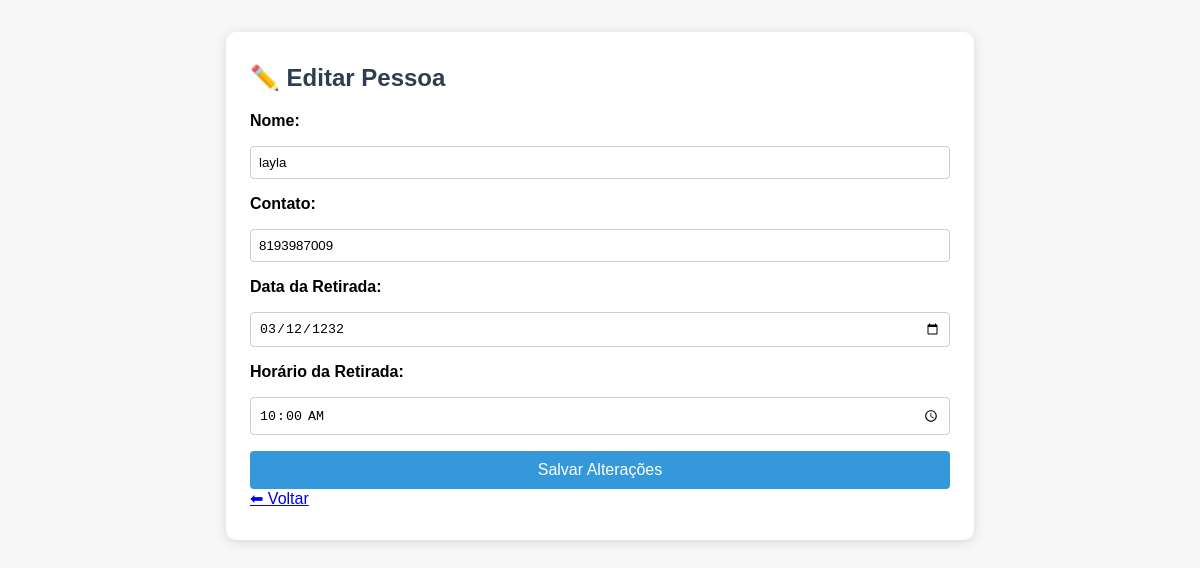
The page /pessoas/edit/18 on the database its author committed.
### tables this page shows
CREATE TABLE pessoas (
            id INTEGER PRIMARY KEY AUTOINCREMENT,
            nome TEXT NOT NULL,
            contato TEXT
        , data_retirada TEXT, hora_retirada TEXT);

### app.py (the view, shortened to what this page needs)
@app.route('/pessoas/edit/<int:id>', methods=['GET', 'POST'])
@no_cache
def edit_pessoa(id):
    conn = get_db_connection()
    cursor = conn.cursor()
    pessoa = cursor.execute('SELECT * FROM pessoas WHERE id = ?', (id,)).fetchone()
    conn.close()
    if pessoa is None:
        return 'Pessoa não encontrada', 404
    return render_template('pessoas_edit.html', pessoa=pessoa)

### app.py (called while the page is built)
def get_db_connection():
    conn = sqlite3.connect('database.db')
    conn.row_factory = sqlite3.Row
    return conn

def no_cache(view):
    @wraps(view)
    def no_cache_view(*args, **kwargs):
        response = make_response(view(*args, **kwargs))
        response.headers['Cache-Control'] = 'no-store, no-cache, must-revalidate, max-age=0'
        response.headers['Pragma'] = 'no-cache'
        response.headers['Expires'] = '0'
        return response
    return no_cache_view

### templates/pessoas_edit.html (shortened to what this page needs)
<!DOCTYPE html>
<html lang="pt-br">
<head>
  <link rel="stylesheet" href="{{ url_for('static', filename='style.css') }}">
</head>
<body>
  <main>
    <h2>✏️ Editar Pessoa</h2>
    <form action="{{ url_for('edit_pessoa', id=pessoa['id']) }}" method="post">
  <label for="nome">Nome:</label>
  <input id="nome" name="nome" value="{{ pessoa['nome'] }}" required />
  <label for="contato">Contato:</label>
  <input id="contato" name="contato" value="{{ pessoa['contato'] }}" />
  <label for="data_retirada">Data da Retirada:</label>
  <input id="data_retirada" name="data_retirada" type="date" value="{{ pessoa['data_retirada'] }}" required />
  <label for="hora_retirada">Horário da Retirada:</label>
  <input id="hora_retirada" name="hora_retirada" type="time" value="{{ pessoa['hora_retirada'] }}" required />
  <button type="submit">Salvar Alterações</button>
</form>
    <a href="{{ url_for('pessoas') }}">⬅ Voltar</a>
  </main>
</body>
</html>

### templates/pessoas_edit.html (style rules this page uses)
body { font-family: Arial, sans-serif; background: #f7f7f7; margin: 0; padding: 0; min-height: 100vh; display: flex; flex-direction: column; align-items: center; }
main { width: 100%; max-width: 700px; margin: 32px auto; background: #fff; border-radius: 10px; box-shadow: 0 2px 12px #0002; padding: 32px 24px; }
h2 { color: #2c3e50; margin-top: 0; }
form { display: flex; flex-direction: column; gap: 16px; }
label { font-weight: bold; }
input { padding: 8px; border: 1px solid #ccc; border-radius: 4px; }
button { background: #3498db; color: #fff; border: none; padding: 10px 20px; border-radius: 4px; cursor: pointer; font-size: 1em; transition: background 0.2s; }

### rows shown on the page
pessoas: nome "layla", contato "8193987009", data_retirada "03/12/1232", hora_retirada "10:00"
